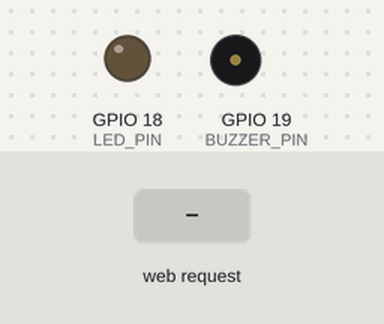
Bench run of a sketch on a simulated ESP32. Parts: output pins drawn as LEDs (lit = HIGH), buzzer (waves = sounding). The test bench sets the inputs (shaded band). What the sketch prints to the serial monitor is not drawn.

Above: at 1.2 s.
1.3 s: HTTP request GET /on received
At 2.1 s:
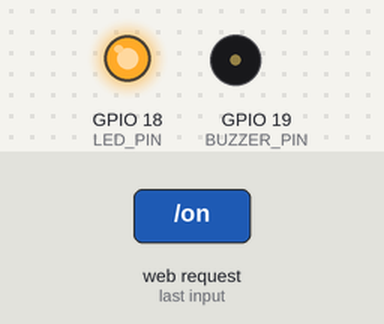
2.8 s: HTTP request GET /beep received
At 2.92 s:
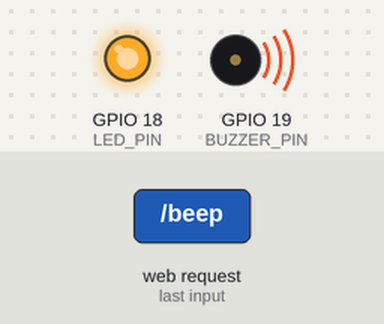
Timing chart, 0 to 5.8 s (numbered marks = the images above; inputs shaded):
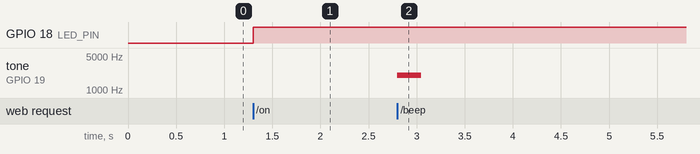

The sketch:

esp32_led_buzzer_test.ino
```cpp
#include <Arduino.h>
#include <WiFi.h>
#include <WebServer.h>

// Marki ESP32 LED and buzzer test.
//
// This is the tested first-control sketch from the physical build. It creates
// a local Wi-Fi access point and serves three simple controls: LED on, LED off,
// and a short buzzer test. It is deliberately separate from the OLED and
// two-board work, which are still being mapped and verified.

constexpr uint8_t LED_PIN = 18;
constexpr uint8_t BUZZER_PIN = 19;

const char* WIFI_NAME = "Marki";
// Set a private access-point password before uploading. Do not commit it.
const char* WIFI_PASSWORD = "CHANGE_ME_BEFORE_UPLOAD";

WebServer server(80);

void redirectHome() {
  server.sendHeader("Location", "/");
  server.send(303);
}

void setup() {
  Serial.begin(115200);

  pinMode(LED_PIN, OUTPUT);
  pinMode(BUZZER_PIN, OUTPUT);
  digitalWrite(LED_PIN, LOW);
  digitalWrite(BUZZER_PIN, LOW);

  WiFi.mode(WIFI_AP);
  WiFi.softAP(WIFI_NAME, WIFI_PASSWORD);

  server.on("/", []() {
    server.send(200, "text/html",
                "<h1>Marki Controller</h1>"
                "<a href='/on'><button>LED ON</button></a>"
                "<a href='/off'><button>LED OFF</button></a>"
                "<a href='/beep'><button>BUZZER TEST</button></a>");
  });

  server.on("/on", []() {
    digitalWrite(LED_PIN, HIGH);
    redirectHome();
  });

  server.on("/off", []() {
    digitalWrite(LED_PIN, LOW);
    redirectHome();
  });

  server.on("/beep", []() {
    tone(BUZZER_PIN, 2000, 250);
    redirectHome();
  });

  server.begin();
  Serial.println("Marki online!");
  Serial.println(WiFi.softAPIP());
}

void loop() {
  server.handleClient();
}
 
```

Measured:
- after the input at 1.3 s, GPIO 18 (LED_PIN): LOW → HIGH at once
- after the input at 2.8 s, tone on GPIO 19 (BUZZER_PIN): silent → 2000 Hz at once, → silent 0.25 s later
